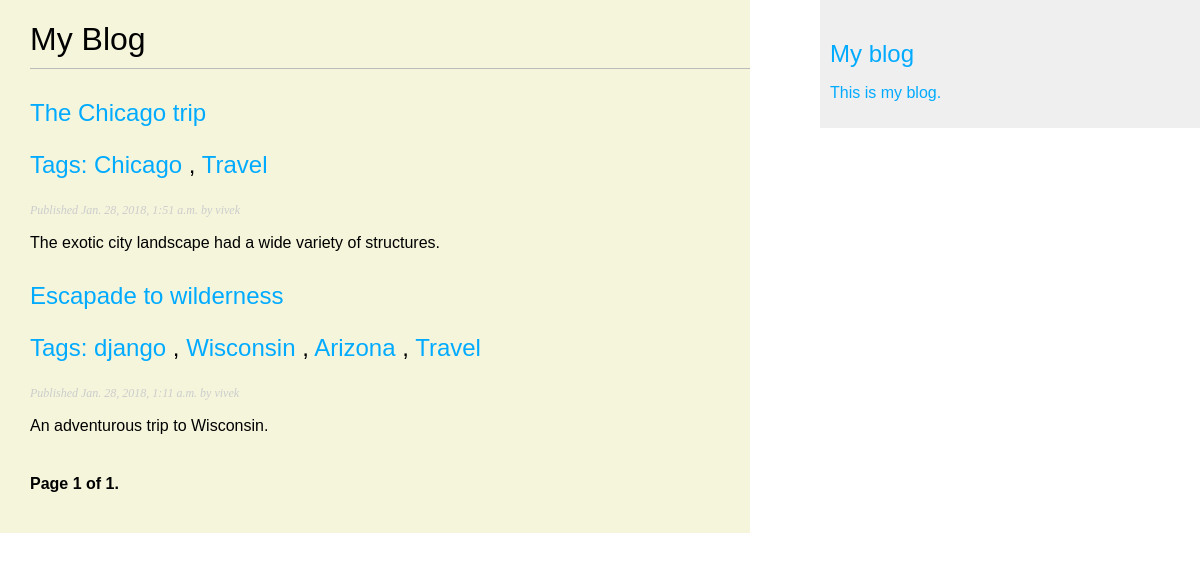
Screenshot of /blog/ with the database file from the repository.
### blog/models.py (models this page shows, shortened)
class Post(models.Model):
    STATUS_CHOICES = (
                     ('draft', 'Draft'),
                     ('published', 'Published'),
                    )
    title = models.CharField(max_length=250)
    slug = models.SlugField(max_length=250,unique_for_date='publish')
    author = models.ForeignKey(User, related_name='blog_posts')
    body = models.TextField()
    publish = models.DateTimeField(default=timezone.now)
    created = models.DateTimeField(auto_now_add=True)
    updated = models.DateTimeField(auto_now=True)
    status = models.CharField(max_length=10,
                              choices=STATUS_CHOICES,
                              default='draft')
    objects = models.Manager()  # The default manager.
    published = PublishedManager()  # Our custom manager.
    tags = TaggableManager()
    class Meta:
        ordering = ('-publish',)
    def get_absolute_url(self):
        return reverse('blog:post_detail',args=[self.publish.year,
                             self.publish.strftime('%m'),
                             self.publish.strftime('%d'),
                             self.slug])

### blog/views.py (the view)
# urls.py: url(r'^tag/(?P<tag_slug>[-\w]+)/$', views.post_list, name='post_list_by_tag'),
def post_list(request, tag_slug=None):
    object_list = Post.published.all()
    tag = None
    if tag_slug:
        tag = get_object_or_404(Tag, slug=tag_slug)
        object_list = object_list.filter(tags__in=[tag])
    paginator = Paginator(object_list, 3) # 3 posts in each page
    page = request.GET.get('page')
    try:
        posts = paginator.page(page)
    except PageNotAnInteger:
        posts = paginator.page(1)
    except EmptyPage:
        posts = paginator.page(paginator.num_pages)
    return render(request,
                  'blog/post/list.html',
                  {'page': page,
                   'posts': posts,
                   'tag': tag,})

### blog/models.py (called while the page is built)
    def get_queryset(self):
        return super(PublishedManager,
                      self).get_queryset() \
                      .filter(status='published')

### blog/templates/blog/post/list.html (shortened to what this page needs)
{% extends "blog/base.html" %}
{% block content %}
<h1>My Blog</h1>
{% for post in posts %}
<h2>
<a href="{{ post.get_absolute_url }}">
{{ post.title }}
    <p class="tags">Tags: {% for tag in post.tags.all %}
<a href="{% url "blog:post_list_by_tag" tag.slug %}">
{{ tag.name }}
</a>
{% if not forloop.last %}, {% endif %}
{% endfor %}</p>
</a>
</h2>
<p class="date">
Published {{ post.publish }} by {{ post.author }}
</p>
{{ post.body|truncatewords:30|linebreaks }}
{% endfor %}
{% include "pagination.html" with page=posts %}
{% endblock %}

### blog/templates/blog/base.html (shortened to what this page needs)
{% load staticfiles %}
<!DOCTYPE html>
<html>
<head>
<link href="{% static "css/blog.css" %}" rel="stylesheet">
</head>
<body>
<div id="content">
{% block content %}
{% endblock %}
</div>
<div id="sidebar">
<h2>My blog</h2>
<p>This is my blog.</p>
</div>
</body>
</html>

### blog/templates/pagination.html (shortened to what this page needs)
<div class="pagination">
<span class="step-links">
<span class="current">
Page {{ page.number }} of {{ page.paginator.num_pages }}.
</span>
</span>
</div>

### blog/static/css/blog.css (style rules this page uses)
body { margin:0; padding:0; font-family:helvetica, sans-serif; }
a { color:#00abff; text-decoration:none; }
h1 { font-weight:normal; border-bottom:1px solid #bbb; padding:0 0 10px 0; }
h2 { font-weight:normal; margin:30px 0 0; }
#content { float:left; width:60%; padding:0 0 0 30px; background-color: beige; }
#sidebar { float:right; width:30%; padding:10px; background:#efefef; height:100%; color:#00abff; }
p.date { color:#ccc; font-family: georgia, serif; font-size: 12px; font-style: italic; }
.pagination { margin:40px 0; font-weight:bold; }

### rows the page displays
Post: title "The Chicago trip", publish "Jan. 28, 2018, 1:51 a.m.", author "vivek", body "The exotic city landscape had a wide variety of structures."
Tag: name "Chicago"
Tag: name "Travel"
Post: title "Escapade to wilderness", publish "Jan. 28, 2018, 1:11 a.m.", author "vivek", body "An adventurous trip to Wisconsin."
Tag: name "django"
Tag: name "Wisconsin"
Tag: name "Arizona"

### other values shown
{{ page.number }} "1"
{{ page.paginator.num_pages }} "1"
